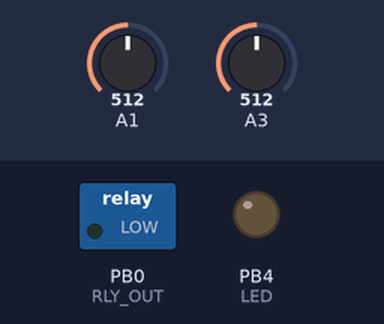
The sketch below on a simulated ATtiny85, built with avr-gcc and run on an emulated ATtiny85. Parts: switched loads named in the sketch (green lamp = pin HIGH), output pins drawn as LEDs (lit = HIGH). Inputs (shaded band) come from the test bench; at power-on: A1 = 512, A3 = 512.

Above: at 3.1 s.
3.2 s: A1 set to 528
At 4.2 s:
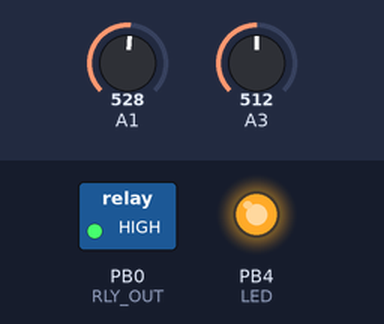
4.7 s: A1 set to 511
At 5.8 s:
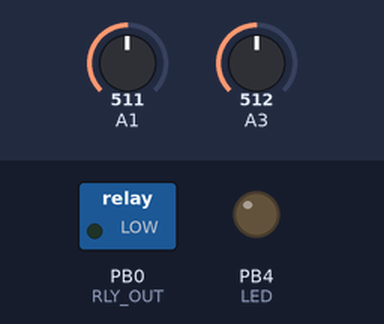
6.2 s: A1 set to 716
At 7.4 s:
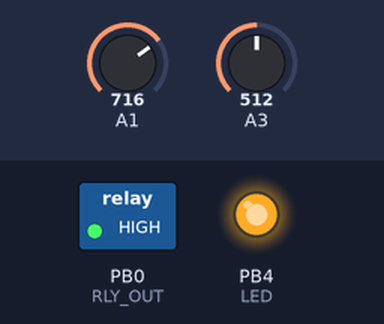
Timing chart, 0 to 9.2 s (numbered marks = the images above; inputs shaded):
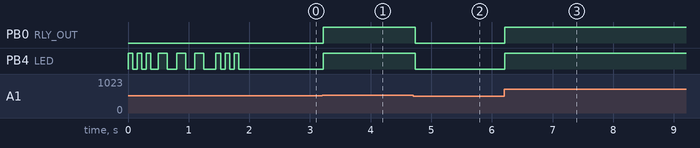

Measured:
- the behaviour switches between 512 and 513 on A1 (found by bisection; images 0 and 1)
- after the input at 3.2 s, PB0 (RLY_OUT), PB4 (LED): LOW → HIGH at once
- after the input at 4.7 s, PB0 (RLY_OUT), PB4 (LED): HIGH → LOW at once
- after the input at 6.2 s, PB0 (RLY_OUT), PB4 (LED): LOW → HIGH at once

The sketch:

Digispark_Firmware_Rev1.0.ino
```cpp
//Name pins
//INPUTS
const int THERMISTOR = 1; //For analogRead, pin2 is 1. Yes, confusing...
const int BIASPOT = 3; //For analogRead, pin3 is 3
//OUTPUTS
const int LED = 4; //Circuit LED on pin 4
//const int LED = 1; //internal LED on pin 1
const int RLY_OUT = 0; //Output, pin no. matches CHANGED TO PIN 0, PIN 5 BROKE


// the setup routine runs once when you press reset:
void setup() {
  //Initialize pins
//  pinMode(THERMISTOR, INPUT); //No need to set these as inputs, unless they were previously set as outputs
//  pinMode(BIASPOT, INPUT);
  pinMode(LED, OUTPUT);
  digitalWrite(LED, LOW);
  pinMode(RLY_OUT, OUTPUT);
  digitalWrite(RLY_OUT, LOW);

  //Blink Led SOS to display reset. Don't blink on output transistor.
  initBlink(LED, 75, 75, 3); //s
  delay(50);
  initBlink(LED, 150, 150, 3); //o
  delay(50);
  initBlink(LED, 75, 75, 3); //s
}

// the loop routine runs over and over again forever:
void loop() {
  //Read sensor and bias pots
  //float temp = analogRead(THERMISTOR); //Use a float if doing math to correct for non-linear sensor
  //int bias = readAvg(3, BIASPOT, 30); //3 averages of the bias pot
  int bias = readAvg(2, BIASPOT, 5);
  //int temp = readAvg(5, THERMISTOR, 250); //5 averages of the thermistor, .25sec total averaging time.
  int temp = readAvg(2, THERMISTOR, 5);

  //Control logic: Check temp in outer loop, inner loops check if relay status needs changed
  if(temp > bias){ //Temp is too high
    if(digitalRead(RLY_OUT) == LOW){ //Relay is off, turn it on
      digitalWrite(LED, HIGH);
      digitalWrite(RLY_OUT, HIGH);
    }
    //delay(10); //Necessary here??
  } else { //Temp is low enough
    if(digitalRead(RLY_OUT) == HIGH){ //If relay is on, turn it off
      digitalWrite(LED, LOW);
      digitalWrite(RLY_OUT, LOW);
    }
    //delay(10);
  }
  delay(25); //Delay 1/4 sec, to prevent hysterisis. Possibly increase this to >1 sec, depending on relay behavior.
}

int readAvg(int num, int pin, int delayTime){  //Take average of 'num' analogReads on 'pin'. Delay time is total time for the loop.
  int x = 0; //Initialize t @ 0 to hold bias pot reading
  int t = delayTime/num; //Calc delay time for each averaging loop.

  for(int i = 0; i < num; i++){ //Loop 5 times, add each reading
    x = x + analogRead(pin);
    delay(t);
  }

  x = x / num; //take average
  return x;
}

void initBlink(int PIN, int delay1, int delay2, int numLoops){ //Blink the led x times, delayTime between blinks
  for(int i=0; i < numLoops; i++){
    digitalWrite(PIN, HIGH);
    delay(delay1);
    digitalWrite(PIN, LOW);
    delay(delay2);
  }
}
```
